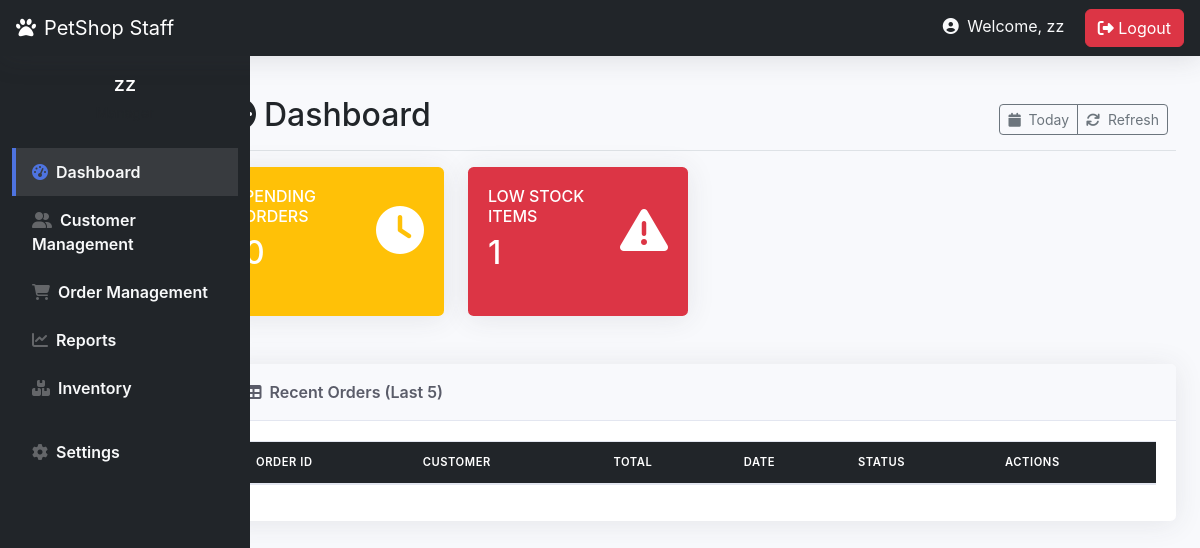
Page /staff_homepage.php (signed in) on the earlier database version.
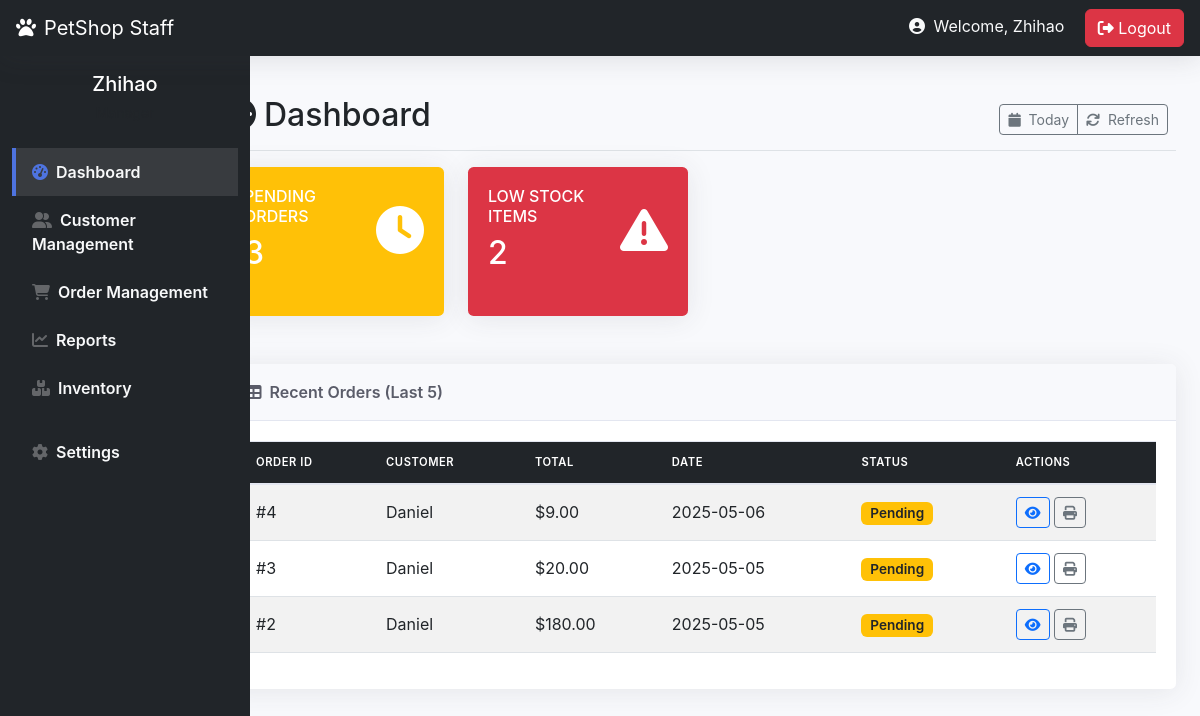
Same page on the later database version.
### tables this page shows
CREATE TABLE `orders` (
  `Order_ID` int(11) NOT NULL,
  `Customer_ID` int(11) NOT NULL,
  `Address` varchar(255) NOT NULL,
  `PaymentMethod` varchar(255) NOT NULL,
  `Total` int(11) NOT NULL,
  `order_date` datetime NOT NULL DEFAULT current_timestamp(),
  `status` varchar(50) NOT NULL DEFAULT 'Pending'
);

CREATE TABLE `customer` (
  `Customer_ID` int(11) NOT NULL,
  `Customer_name` varchar(50) NOT NULL,
  `Customer_email` varchar(50) NOT NULL,
  `Customer_password` varchar(50) NOT NULL,
  `reset_token` varchar(64) DEFAULT NULL,
  `reset_token_expires` datetime DEFAULT NULL
);

### staff_homepage.php (the view, shortened to what the changed rows need)
<?php
$db = new mysqli('localhost', 'root', '', 'petshop');
$summaryData = [];
$result = $db->query("SELECT COUNT(*) as pending_orders FROM orders WHERE status = 'pending'");
$summaryData['pending_orders'] = $result->fetch_assoc()['pending_orders'];
$result = $db->query("SELECT COUNT(*) as low_stock FROM products WHERE stock_quantity < 10");
$summaryData['low_stock'] = $result->fetch_assoc()['low_stock'];
$recentOrders = [];
$result = $db->query("SELECT
    o.order_id,
    c.customer_name,
    o.Total,
    o.order_date,
    o.status
    FROM orders o
    JOIN customer c ON o.customer_id = c.customer_id
    ORDER BY o.order_date DESC
    LIMIT 5");
while ($row = $result->fetch_assoc()) {
    $recentOrders[] = $row;
}
?>
<!DOCTYPE html>
<html lang="en">
<head>
    <link href="https://cdn.jsdelivr.net/npm/bootstrap@5.3.0/dist/css/bootstrap.min.css" rel="stylesheet">
    <link rel="stylesheet" href="https://cdnjs.cloudflare.com/ajax/libs/font-awesome/6.4.0/css/all.min.css">
    <link rel="stylesheet" href="admin_home.css">
</head>
<body>
<nav class="navbar navbar-dark bg-dark px-3">
    <div>
        <span class="text-light me-3">
            <i class="fas fa-user-circle me-1"></i>
            Welcome, <?php echo htmlspecialchars($_SESSION['staff_name']); ?>
        </span>
        <a href="login.php" class="btn btn-danger"><i class="fas fa-sign-out-alt"></i> Logout</a>
    </div>
</nav>
<div class="container-fluid">
    <div class="row">
        <nav id="sidebar" class="col-lg-2 d-lg-block bg-dark sidebar">
    <div class="position-sticky pt-3">
        <div class="text-center mb-4">
            <h5 class="text-white mb-1"><?php echo htmlspecialchars($_SESSION['staff_name']); ?></h5>
            <small class="text-muted"><?php echo htmlspecialchars($_SESSION['position']); ?></small>
        </div>
    </div>
</nav>
        <main class="col-lg-10 ms-sm-auto p-4">
            <div class="d-flex justify-content-between flex-wrap flex-md-nowrap align-items-center pt-3 pb-2 mb-3 border-bottom">
                <h1 class="h2"><i class="fas fa-tachometer-alt me-2"></i>Dashboard</h1>
            </div>
            <div class="row mb-4">
                <div class="col-xl-3 col-md-6 mb-4">
                    <div class="card text-white bg-warning h-100">
                        <div class="card-body">
                            <div class="d-flex justify-content-between align-items-center">
                                <div>
                                    <h6 class="card-title">PENDING ORDERS</h6>
                                    <h2 class="mb-0"><?php echo $summaryData['pending_orders']; ?></h2>
                                </div>
                            </div>
                        </div>
                    </div>
                </div>
                <div class="col-xl-3 col-md-6 mb-4">
                    <div class="card text-white bg-danger h-100">
                        <div class="card-body">
                            <div class="d-flex justify-content-between align-items-center">
                                <div>
                                    <h6 class="card-title">LOW STOCK ITEMS</h6>
                                    <h2 class="mb-0"><?php echo $summaryData['low_stock']; ?></h2>
                                </div>
                            </div>
                        </div>
                    </div>
                </div>
            </div>
            <div class="card">
                <div class="card-body">
                    <div class="table-responsive">
                        <table class="table table-striped table-hover">
                            <thead class="table-dark">
                                <tr>
                                    <th>Order ID</th>
                                    <th>Customer</th>
                                    <th>Total</th>
                                    <th>Date</th>
                                    <th>Status</th>
                                    <th>Actions</th>
                                </tr>
                            </thead>
                            <tbody>
                                <?php foreach ($recentOrders as $order): ?>
                                <tr>
                                    <td>#<?php echo $order['order_id']; ?></td>
                                    <td><?php echo htmlspecialchars($order['customer_name']); ?></td>
                                    <td>$<?php echo number_format($order['Total'], 2); ?></td>
                                    <td><?php echo date('Y-m-d', strtotime($order['order_date'])); ?></td>
                                    <td>
                                        <?php
                                        $badgeClass = [
                                            'completed' => 'bg-success',
                                            'pending' => 'bg-warning text-dark',
                                            'shipping' => 'bg-info',
                                            'cancelled' => 'bg-danger'
                                        ];
                                        $status = strtolower($order['status']);
                                        ?>
                                        <span class="badge <?php echo $badgeClass[$status] ?? 'bg-secondary'; ?>">
                                            <?php echo ucfirst($order['status']); ?>
                                        </span>
                                    </td>
                                    <td>
                                        <button class="btn btn-sm btn-outline-primary">
                                            <i class="fas fa-eye"></i>
                                        </button>
                                        <button class="btn btn-sm btn-outline-secondary">
                                            <i class="fas fa-print"></i>
                                        </button>
                                    </td>
                                </tr>
                                <?php endforeach; ?>
                            </tbody>
                        </table>
                    </div>
                </div>
            </div>
        </main>
    </div>
</div>
</body>
</html>

Differences in the rows shown:
added orders: Order_ID "4", Customer_ID.Customer_name "Daniel", Total "9.00", order_date "2025-05-06", status "Pending"
added orders: Order_ID "3", Customer_ID.Customer_name "Daniel", Total "20.00", order_date "2025-05-05", status "Pending"
added orders: Order_ID "2", Customer_ID.Customer_name "Daniel", Total "180.00", order_date "2025-05-05", status "Pending"
Other differences:
$_SESSION['staff_name']: "zz" → "Zhihao"
$summaryData['pending_orders']: "0" → "3"
$summaryData['low_stock']: "1" → "2"
